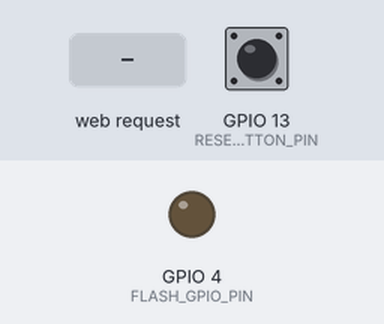
The program below on a simulated ESP32. Parts: output pins drawn as LEDs (lit = HIGH). Dashed ring = blinking. Inputs (shaded band) come from the test bench; at power-on: GPIO 13 (RESET_BUTTON_PIN) HIGH. WiFi joins after 1.5 s; servers stay silent unless stated; uploads are accepted with an empty reply; storage starts empty; random numbers use the default seed unless the program sets one; the camera gives no picture; what the program prints to the serial monitor is not drawn.

Above: at 4.1 s.
4.2 s: HTTP request GET /capture?delay=1 received
At 4.34 s:
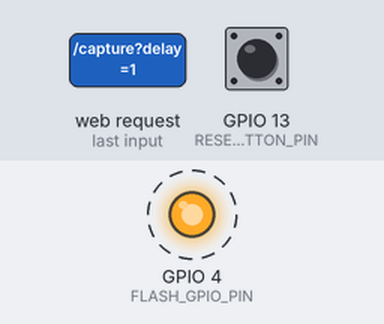
Timing chart, 0 to 7.3 s (numbered marks = the images above; inputs shaded):
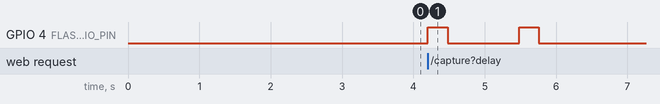

Measured:
- after the input at 4.2 s, GPIO 4 (FLASH_GPIO_PIN): alternates HIGH for 0.28 s and LOW for 1.0 s, 4 changes in all, then stays LOW, starting at once

The program:

main.cpp
```cpp
#include <Arduino.h>
#include <WiFiManager.h>
#include <SPIFFS.h>
#include "config.h"
#include "config_handler.h"
#include "camera_handler.h"
#include "log_handler.h"
#include "ai_handler.h"
#include "web_server_handler.h"
#include "log_handler.h"

void saveConfigCallback() {
    sendLogToServer("Configuration saved via WiFiManager.");
    Serial.println("Should save config");
}

void setup() {
    Serial.begin(115200);
    Serial.println("\nSystem starting...");

    checkFactoryReset();

    loadConfiguration();

    WiFiManager wm;

    WiFiManagerParameter custom_server_url("server", "Django Server Base URL", DJANGO_BASE_URL, 100);
    WiFiManagerParameter custom_api_key("apikey", "Your API Key", API_KEY, 65);

    wm.addParameter(&custom_server_url);
    wm.addParameter(&custom_api_key);

    if (!wm.autoConnect("ESP-MONITOR-SETUP")) {
        Serial.println("Failed to connect and hit timeout. Restarting...");
        delay(3000);
        ESP.restart();
    }

    strcpy(DJANGO_BASE_URL, custom_server_url.getValue());
    strcpy(API_KEY, custom_api_key.getValue());

    saveConfiguration();

    Serial.println("\nWiFi Connected Successfully!");
    sendLogToServer("WiFi Connected Successfully.");

    String ip_message = "Device IP Address: " + WiFi.localIP().toString();
    Serial.println(ip_message);
    sendLogToServer(ip_message);

    String server_msg = "Server URL set to: " + String(DJANGO_BASE_URL);
    Serial.println(server_msg);
    sendLogToServer(server_msg);

    String key_message = "API Key configured, starting with: " + String(API_KEY).substring(0, 8);
    Serial.println(key_message);
    sendLogToServer(key_message);

    if (!initCamera()) {
        Serial.println("CRITICAL: Camera initialization failed. Halting.");
        sendLogToServer("CRITICAL: Camera initialization failed. Halting.");
        while (true) { delay(1000); }
    }

    Serial.println("Camera initialized successfully.");
    sendLogToServer("Camera initialized successfully.");

    initServer();
}

void loop() {
    handleServerClient();
}
```

ai_handler.h
```cpp
#ifndef SERVER_HANDLER_H
#define SERVER_HANDLER_H

/**
 *  @brief send two images with a delay between them to server
 */
void sendImagesToServer(int delaySeconds);

#endif
```

camera_handler.h
```cpp
#ifndef CAMERA_HANDLER_H
#define CAMERA_HANDLER_H

#include "esp_camera.h"

/**
 * @brief Initializes the camera module.
 * @return true if initialization is successful, false otherwise.
 */
bool initCamera();

/**
 * @brief Captures an image using the camera.
 * @return A pointer to the frame buffer (camera_fb_t) on success, nullptr on failure.
 */
camera_fb_t* captureImage();

/**
 * @brief Initializes the flash module.
 * This function sets up the GPIO pin for the flash if enabled.
 */
void initFlash();

/**
 * @brief Deinitializes the flash module.
 */
void deinitFlash();

/**
 * @brief Flushes the camera buffer by returning all frames.
 */
void flushCameraBuffer();

#endif
```

log_handler.h
```cpp
#ifndef LOG_HANDLER_H
#define LOG_HANDLER_H

#include <Arduino.h>

/**
 *  @brief send log to server to display real-time logs
 */
void sendLogToServer(const String& message);

#endif
```

web_server_handler.h
```cpp
#ifndef WEB_SERVER_HANDLER_H
#define WEB_SERVER_HANDLER_H

/**
 * @brief Initializes the web server and its routes.
 */
void initServer();

/**
 * @brief Handles incoming client requests. Must be called in the main loop.
 */
void handleServerClient();

#endif
```

ai_handler.cpp
```cpp
#include "ai_handler.h"
#include "config.h"
#include "camera_handler.h"
#include <WiFiClient.h>
#include <WiFiClientSecure.h>

struct ServerInfo {
    String host;
    int port;
    String path;
};

bool parseUrl(const char* url_str, ServerInfo &info);
String generateBoundary();

void sendImagesToServer(int delaySeconds) {
    camera_fb_t* fb1 = captureImage();
    if (!fb1) {
        Serial.println("Failed to capture first image.");
        return;
    }

    delay(delaySeconds * 1000);

    camera_fb_t* fb2 = captureImage();
    if (!fb2) {
        esp_camera_fb_return(fb1);
        Serial.println("Failed to capture second image.");
        return;
    }

    String full_analyze_url = String(DJANGO_BASE_URL) + String(ANALYZE_ENDPOINT);
    ServerInfo server;
    if (!parseUrl(full_analyze_url.c_str(), server)) {
        Serial.println("Failed to parse server URL.");
        esp_camera_fb_return(fb1);
        esp_camera_fb_return(fb2);
        return;
    }

    Client* client;
    WiFiClient httpClient;
    WiFiClientSecure httpsClient;

    if (server.port == 443) {
        httpsClient.setInsecure();
        client = &httpsClient;
    } else {
        client = &httpClient;
    }

    Serial.printf("Connecting to host: %s, port: %d\n", server.host.c_str(), server.port);

    if (!client->connect(server.host.c_str(), server.port)) {
        Serial.println("Connection failed!");
        esp_camera_fb_return(fb1);
        esp_camera_fb_return(fb2);
        return;
    }

    String boundary = generateBoundary();
    String head_part1 = "--" + boundary + "\r\nContent-Disposition: form-data; name=\"image1\"; filename=\"image1.jpg\"\r\nContent-Type: image/jpeg\r\n\r\n";
    String head_part2 = "\r\n--" + boundary + "\r\nContent-Disposition: form-data; name=\"image2\"; filename=\"image2.jpg\"\r\nContent-Type: image/jpeg\r\n\r\n";
    String tail_part = "\r\n--" + boundary + "--\r\n";

    uint32_t total_len = head_part1.length() + fb1->len + head_part2.length() + fb2->len + tail_part.length();

    client->printf("POST %s HTTP/1.1\r\n", server.path.c_str());
    client->printf("Host: %s\r\n", server.host.c_str());
    client->printf("X-Api-Key: %s\r\n", API_KEY);
    client->println("Connection: close");
    client->printf("Content-Length: %u\r\n", total_len);
    client->printf("Content-Type: multipart/form-data; boundary=%s\r\n", boundary.c_str());
    client->println();

    client->print(head_part1);
    client->write(fb1->buf, fb1->len);
    client->print(head_part2);
    client->write(fb2->buf, fb2->len);
    client->print(tail_part);

    Serial.println("Request sent. Waiting for response...");

    unsigned long timeout = millis();
    while (client->available() == 0) {
        if (millis() - timeout > 10000) {
            Serial.println(">>> Client Timeout !");
            client->stop();
            break;
        }
    }

    Serial.println("Server Response:");
    while(client->available()) {
        Serial.write(client->read());
    }

    client->stop();
    esp_camera_fb_return(fb1);
    esp_camera_fb_return(fb2);
}

bool parseUrl(const char* url_str, ServerInfo &info) {
    String url = String(url_str);

    if (url.startsWith("https://")) {
        info.port = 443;
    } else if (url.startsWith("http://")) {
        info.port = 80;
    } else {
        Serial.println("Invalid URL: Protocol (http:// or https://) is missing.");
        return false;
    }

    int protocol_end_index = url.indexOf("://") + 3;
    int host_end_index = url.indexOf('/', protocol_end_index);
    if (host_end_index == -1) {
        info.host = url.substring(protocol_end_index);
        info.path = "/";
    } else {
        info.host = url.substring(protocol_end_index, host_end_index);
        info.path = url.substring(host_end_index);
    }

    int port_index = info.host.indexOf(':');
    if (port_index != -1) {
        info.port = info.host.substring(port_index + 1).toInt();
        info.host = info.host.substring(0, port_index);
    }
    return true;
}

String generateBoundary() {
  String boundary = "----WebKitFormBoundary";
  const char* charset = "abcdefghijklmnopqrstuvwxyzABCDEFGHIJKLMNOPQRSTUVWXYZ0123456789";
  for (int i = 0; i < 16; i++) {
    boundary += charset[random(0, strlen(charset) - 1)];
  }
  return boundary;
}
```

camera_handler.cpp
```cpp
#include "camera_handler.h"
#include "config.h"
#include <Arduino.h>

bool initCamera() {
    if (ENABLE_FLASH) {
        pinMode(FLASH_GPIO_PIN, OUTPUT);
        digitalWrite(FLASH_GPIO_PIN, LOW);
    }

    camera_config_t config;
    config.ledc_channel = LEDC_CHANNEL_0;
    config.ledc_timer = LEDC_TIMER_0;
    config.pin_d0 = Y2_GPIO_NUM;
    config.pin_d1 = Y3_GPIO_NUM;
    config.pin_d2 = Y4_GPIO_NUM;
    config.pin_d3 = Y5_GPIO_NUM;
    config.pin_d4 = Y6_GPIO_NUM;
    config.pin_d5 = Y7_GPIO_NUM;
    config.pin_d6 = Y8_GPIO_NUM;
    config.pin_d7 = Y9_GPIO_NUM;
    config.pin_xclk = XCLK_GPIO_NUM;
    config.pin_pclk = PCLK_GPIO_NUM;
    config.pin_vsync = VSYNC_GPIO_NUM;
    config.pin_href = HREF_GPIO_NUM;
    config.pin_sccb_sda = SIOD_GPIO_NUM;
    config.pin_sccb_scl = SIOC_GPIO_NUM;
    config.pin_pwdn = PWDN_GPIO_NUM;
    config.pin_reset = RESET_GPIO_NUM;
    config.xclk_freq_hz = 20000000;
    config.pixel_format = PIXFORMAT_JPEG;
    config.frame_size = FRAMESIZE_VGA;
    config.jpeg_quality = 12;
    config.fb_count = 2;

    esp_err_t err = esp_camera_init(&config);
    if (err != ESP_OK) {
        Serial.printf("Camera init failed with error 0x%x\n", err);
        return false;
    }
    return true;
}

camera_fb_t* captureImage() {
    if (ENABLE_FLASH) {
        digitalWrite(FLASH_GPIO_PIN, HIGH);
        delay(100);
    }

    flushCameraBuffer();

    camera_fb_t* fb = esp_camera_fb_get();

    if (ENABLE_FLASH) {
        deinitFlash();
    }

    if (!fb) {
        Serial.println("Failed to capture image!");
        return nullptr;
    }
    return fb;
}

void initFlash() {
    pinMode(FLASH_GPIO_PIN, OUTPUT);
    digitalWrite(FLASH_GPIO_PIN, LOW);
}

void deinitFlash() {
    digitalWrite(FLASH_GPIO_PIN, LOW);
}

void flushCameraBuffer() {
    for (int i = 0; i < 2; ++i) {
        camera_fb_t* fb_flush = esp_camera_fb_get();
        if (fb_flush) {
            esp_camera_fb_return(fb_flush);
        }
    }
}
```

log_handler.cpp
```cpp
#include "log_handler.h"
#include "config.h"
#include <HTTPClient.h>
#include <Arduino_JSON.h>
#include <WiFi.h>

void sendLogToServer(const String& message) {
    if (WiFi.status() != WL_CONNECTED) {
        Serial.printf("Log failed (No WiFi): %s\n", message.c_str());
        return;
    }

    String full_log_url = String(DJANGO_BASE_URL) + String(LOG_ENDPOINT);

    HTTPClient http;
    http.begin(full_log_url);
    http.addHeader("Content-Type", "application/json");
    http.addHeader("X-Api-Key", API_KEY);
    http.setTimeout(5000);

    JSONVar jsonPayload;
    jsonPayload["message"] = message;
    String payload = JSON.stringify(jsonPayload);

    int httpResponseCode = http.POST(payload);

    if (httpResponseCode != 204) {
        Serial.printf("Failed to send log. HTTP Code: %d\n", httpResponseCode);
    }

    http.end();
}
```

web_server_handler.cpp
```cpp
#include "web_server_handler.h"
#include "camera_handler.h"
#include "ai_handler.h"
#include <WebServer.h>

const char HTML_PROGMEM[] PROGMEM = R"rawliteral(
<!DOCTYPE html>
<html lang="en">

<head>
    <meta charset="UTF-8">
    <meta name="viewport" content="width=device-width, initial-scale=1.0">
    <link href="https://fonts.googleapis.com/css2?family=Poppins:wght@400;600&display=swap" rel="stylesheet">
    <title>ESP32-CAM Interface</title>
    <style>
        body {
            font-family: 'Poppins', sans-serif;
            background: linear-gradient(135deg, #f2f7f5, #e6f0ff);
            color: #2e2e2e;
            display: flex;
            flex-direction: column;
            align-items: center;
            justify-content: center;
            min-height: 100vh;
            margin: 0;
        }

        .container {
            background-color: #ffffff;
            padding: 2.5rem;
            border-radius: 20px;
            box-shadow: 0 8px 20px rgba(0, 0, 0, 0.1);
            text-align: center;
            max-width: 90%;
            width: 480px;
            border: 1px solid #dfe6ec;
        }

        h1 {
            color: #3366cc;
            font-size: 1.8rem;
            margin-bottom: 1.5rem;
        }

        .controls {
            display: flex;
            flex-direction: column;
            gap: 1.2rem;
            align-items: center;
        }

        button {
            background: linear-gradient(to right, #4f83cc, #4178c0);
            color: white;
            border: none;
            padding: 0.75rem 1.5rem;
            border-radius: 8px;
            font-size: 1rem;
            font-weight: 600;
            cursor: pointer;
            transition: background-color 0.2s, transform 0.2s;
        }

        button:hover {
            background-color: #345f9b;
            transform: scale(1.05);
        }

        #status {
            margin-top: 1.2rem;
            font-style: italic;
            color: #6b6b6b;
        }

        #live-view {
            border: 2px solid #c9d8e8;
            border-radius: 10px;
            max-width: 100%;
            height: auto;
            margin-bottom: 1rem;
            background-color: #f4f7fa;
        }


        .input-group {
            display: flex;
            align-items: center;
            gap: 0.5rem;
        }

        label {
            font-weight: 600;
            color: #3c3c3c;
        }

        input[type="number"] {
            padding: 0.5rem 0.75rem;
            border: 1px solid #ccd5e0;
            border-radius: 6px;
            font-size: 1rem;
            width: 80px;
            background-color: #f7f9fb;
            color: #333;
        }
    </style>
</head>
<body>
    <div class="container">
        <h1>ESP32-CAM AI Monitor</h1>
        <img id="live-view" src="/view" alt="Live Camera View">
        <div class="controls">
            <div class="input-group">
                <label for="delay">Delay (sec): </label>
                <input type="number" id="delay" value="10" min="1">
            </div>
            <button id="capture-btn">Analyze for Changes</button>
        </div>
        <p id="status">Status: Idle</p>
    </div>
    <script>
    const liveView = document.getElementById('live-view');
    const captureBtn = document.getElementById('capture-btn');
    const statusEl = document.getElementById('status');
    const delayInput = document.getElementById('delay');

    setInterval(() => {
        liveView.src = '/view?t=' + new Date().getTime();
    }, 1000);

    captureBtn.addEventListener('click', () => {
        const delay = delayInput.value;
        statusEl.textContent = 'Request sent. Please check Serial Monitor...';

        fetch(`/capture?delay=${delay}`)
            .then(response => response.text())
            .then(data => {
                console.log(data);
                statusEl.textContent = 'Analysis request sent. Check Serial Monitor for results.';
                setTimeout(() => { statusEl.textContent = 'Status: Idle'; }, 5000);
            })
            .catch(error => {
                console.error('Error:', error);
                statusEl.textContent = 'Error sending request.';
            });
    });
    </script>
</body>
</html>
)rawliteral";

WebServer server(80);

void handleRoot() {
    server.send_P(200, "text/html", HTML_PROGMEM);
}

void handleView() {
    camera_fb_t *fb = esp_camera_fb_get();
    if (!fb) {
        server.send(500, "text/plain", "Failed to capture image");
        return;
    }
    server.send_P(200, "image/jpeg", (const char*)fb->buf, fb->len);
    esp_camera_fb_return(fb);
}

void handleCapture() {
    int delay_sec = 10;
    if (server.hasArg("delay")) {
        delay_sec = server.arg("delay").toInt();
    }

    server.send(200, "text/plain", "Request received. Check Serial Monitor for results.");
    sendImagesToServer(delay_sec);
}

void initServer() {
    server.on("/", HTTP_GET, handleRoot);
    server.on("/view", HTTP_GET, handleView);
    server.on("/capture", HTTP_GET, handleCapture);

    server.onNotFound([]() {
        server.send(404, "text/plain", "Not Found");
    });

    server.begin();
    Serial.println("HTTP server started. Access the IP address in a browser.");
}

void handleServerClient() {
    server.handleClient();
}
```

config.h
```cpp
#ifndef CONFIG_H
#define CONFIG_H

#include <Arduino.h>

// server URL for image uploads
extern char DJANGO_BASE_URL[100];
extern const char* LOG_ENDPOINT;
extern const char* ANALYZE_ENDPOINT;
extern char API_KEY[65];

// Flash Configuration
extern const bool ENABLE_FLASH;
#define FLASH_GPIO_PIN 4

// Reset Button Pin
#define RESET_BUTTON_PIN 13

// ESP32-CAM Pin Definitions
#define PWDN_GPIO_NUM     32
#define RESET_GPIO_NUM    -1
#define XCLK_GPIO_NUM      0
#define SIOD_GPIO_NUM     26
#define SIOC_GPIO_NUM     27
#define Y9_GPIO_NUM       35
#define Y8_GPIO_NUM       34
#define Y7_GPIO_NUM       39
#define Y6_GPIO_NUM       36
#define Y5_GPIO_NUM       21
#define Y4_GPIO_NUM       19
#define Y3_GPIO_NUM       18
#define Y2_GPIO_NUM        5
#define VSYNC_GPIO_NUM    25
#define HREF_GPIO_NUM     23
#define PCLK_GPIO_NUM     22

#endif
```

config_handler.h
```cpp
#ifndef CONFIG_HANDLER_H
#define CONFIG_HANDLER_H

void loadConfiguration();
void saveConfiguration();
void checkFactoryReset();

#endif
```

config.cpp
```cpp
#include "config.h"

char DJANGO_BASE_URL[100] = "http://192.168.1.104:8000";
const char* LOG_ENDPOINT = "/api/vision/log/";
const char* ANALYZE_ENDPOINT = "/api/vision/logs/";

char API_KEY[65] = "YOUR_DJANGO_API_KEY_HERE";

const bool ENABLE_FLASH = true;
```

Source omitted: config_handler.cpp (2934 bytes)
